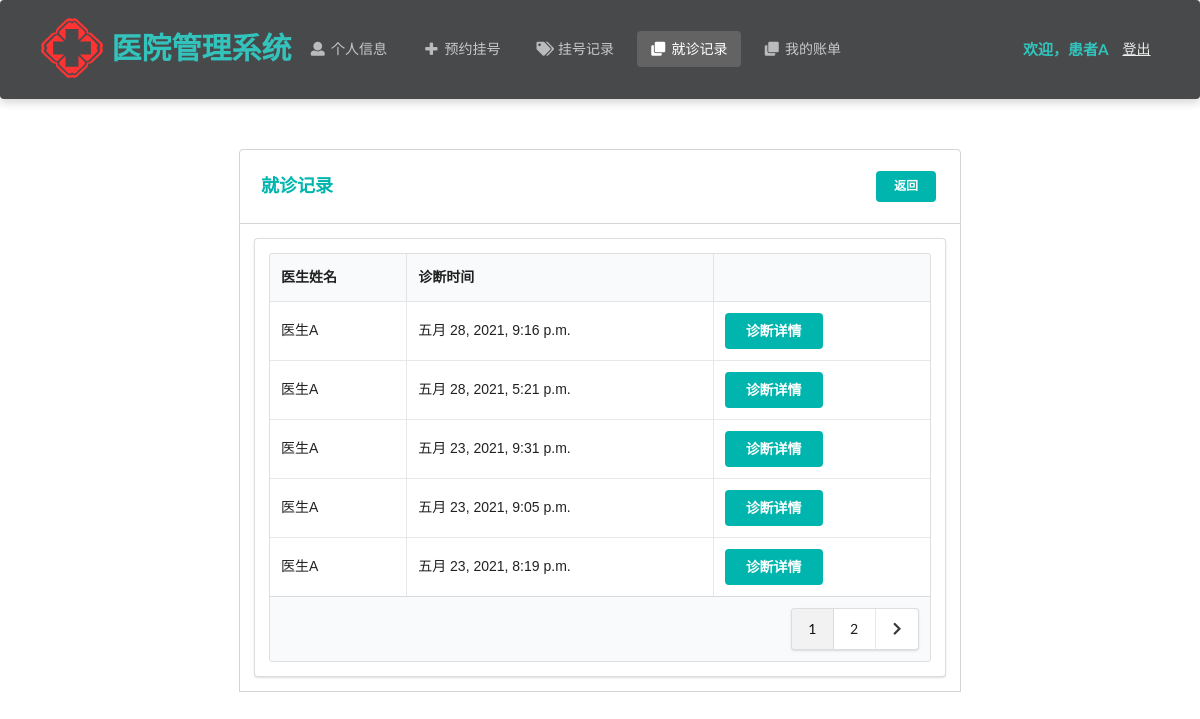
Before: /patient/diagnosis/ (signed in) with the older database file.
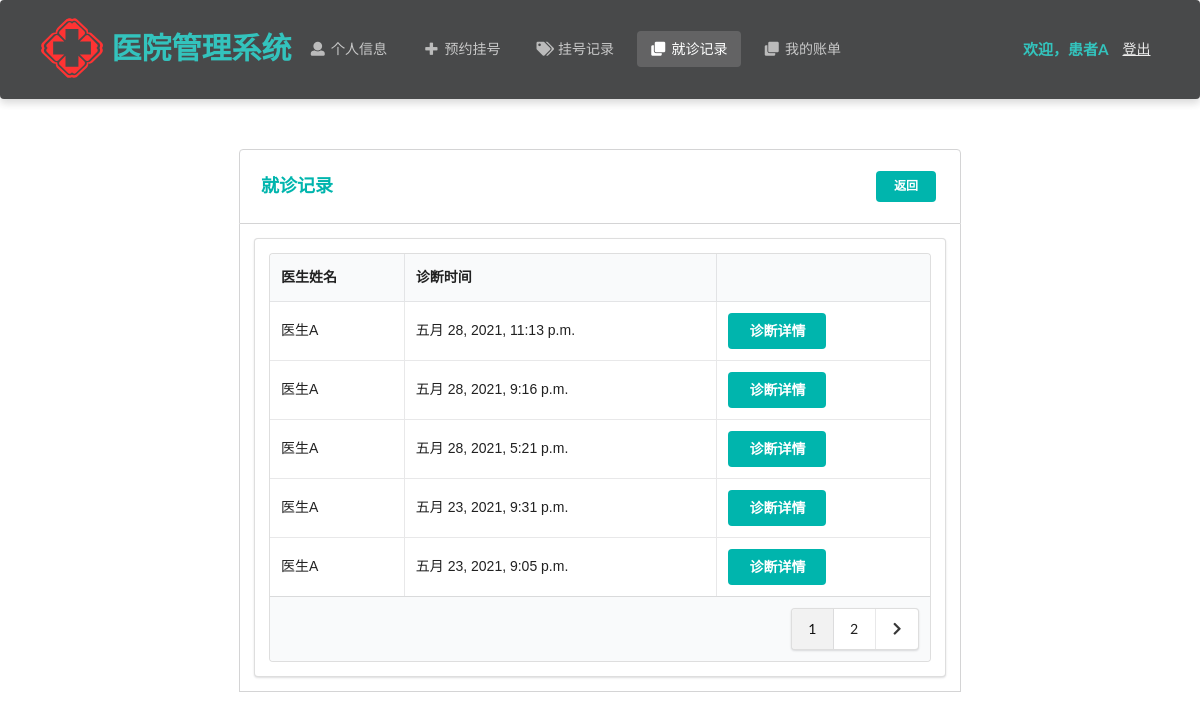
After: the same page with the newer database file.
### Hospital/models.py (models this page shows, shortened)
class Diagnosis(models.Model):
    patient = models.ForeignKey(Patient, on_delete=models.CASCADE)  # 患者
    doctor = models.ForeignKey(Doctor, on_delete=models.CASCADE)  # 医生
    appointment = models.ForeignKey(Appointment, on_delete=models.CASCADE, null=True)  # 对应的挂号
    create_time = models.DateTimeField(auto_now_add=True)  # 创建时间
    detail = models.TextField()  # 诊断详情
    class Meta:
        ordering = ["-create_time"]

class Doctor(models.Model):
    department_choices = (
        ('Department of Internal Medicine', '内科'),
        ('Department of Surgery', '外科'),
        ('Department of Pediatrics', '儿科'),
        ('Department of Obstetrics and Gynecology', '妇产科'),
        ('Department of Traditional Chinese Medicine', '中医科'),
        ('Department of Dermatology', '皮肤科'),
        ('Department of Oral Medicine', '口腔科'),
        ('Laboratory', '化验室'),
        ('X-ray Room', 'X光室'),
        ('Cystoscopy Room', '膀胱镜室'),
        ('Gastroscope Room', '胃镜室'),
    )
    title_choices = (
        ('director physician', '主任医师'),
        ('assistant director physician', '副主任医师'),
        ('physician', '医师')
    )
    name = models.CharField(max_length=10)  # 姓名
    password = models.CharField(max_length=32)  # 密码
    gender = models.CharField(max_length=32, choices=gender_choices)  # 性别
    identity_card_no = models.CharField(max_length=32, unique=True)  # 身份证号
    is_inspector = models.BooleanField(default=False)  # 是否为检查人员
    department = models.CharField(max_length=64, choices=department_choices)  # 科室
    title = models.CharField(max_length=64, choices=title_choices)  # 职称
    description = models.TextField(max_length=500, default='暂无简介')  # 简介
    create_time = models.DateTimeField(auto_now_add=True)  # 注册时间

### Hospital/patientViews.py (the view)
# urls.py: path('patient/diagnosis/', patientViews.diagnosis),
def diagnosis(request):
    if request.method == 'POST':
        request.session['diagnosis'] = request.POST.get('diagnosis')
        return redirect('/patient/diagnosis/detail')
    identity_card_no = request.session['identity_card_no']
    patient = models.Patient.objects.get(identity_card_no=identity_card_no)
    diagnosis_records = models.Diagnosis.objects.filter(patient=patient)
    num_per_page = 5
    paginator = Paginator(diagnosis_records, num_per_page)
    page = request.GET.get('page', 1)
    try:
        page_obj = paginator.page(page)
    except PageNotAnInteger:
        page_obj = paginator.page(1)
    except EmptyPage:
        page_obj = paginator.page(paginator.num_pages)
    is_paginated = True if paginator.num_pages > 1 else False
    page_range = paginator.get_elided_page_range(page, on_each_side=3, on_ends=2)
    return render(request, 'patient/diagnosis.html', locals())

### Hospital/templates/patient/diagnosis.html (shortened to what the changed rows need)
<!DOCTYPE html>
<html lang="ch">
{% load static %}
<head>
    <link rel="stylesheet" href="https://cdn.jsdelivr.net/semantic-ui/2.2.4/semantic.min.css">
    <link rel="stylesheet" href="../../static/Hospital/css/me.css">
    <link rel="stylesheet" href="{% static 'Hospital/css/entry.css' %}">
</head>
<body>
    <nav class="ui inverted  segment m-padded-tb-large m-shadow-small m-opacity-mini">
        <div class="ui container">
            <div class="ui inverted secondary stackable menu">
                <h2 class="ent">医院管理系统</h2>
            </div>
        </div>
    </nav>
    <div class="m-container-small m-padded-tb-big">
        <div class="container">
            <div class="ui attached segment">
                <div class="ui segment m-width-middle">
                    <table class="ui celled table">
                        <thead>
                            <tr>
                                <th>医生姓名</th>
                                <th>诊断时间</th>
                                <th></th>
                            </tr>
                        </thead>
                        <tbody>
                            {% for rec in page_obj%}
                            <tr>
                                <td>{{ rec.doctor.name }}</td>
                                <td>{{ rec.create_time }}</td>
                                <td><form action="" method="post">
                                    <button class="ui teal centered button">诊断详情</button>
                                    </form>
                                    </td>
                            </tr>
                            {% endfor %}
                        </tbody>
                      <tfoot>
                                                {% if is_paginated %}
                        <tr><th colspan="5">
                          <div class="ui right floated pagination menu">
                              {% for i in page_range %}
                                {% if page_obj.number == i %}
                                    <a class="item active">{{ i }}</a>
                                {% elif i == '…' %}
                                    <a class="item" href="?page=1">{{ i }}</a>
                                {% else %}
                                    <a class="item" href="?page={{ i }}">{{ i }}</a>
                                {% endif %}
                              {% endfor %}
                              {% if page_obj.has_next %}
                              <a class="icon item" href ="?page={{ page_obj.next_page_number }}">
                              <i class="right chevron icon"></i>
                              </a>
                              {% endif %}
                          </div>
                        </th>
                      </tr>
                      {% endif %}
                      </tfoot>
                    </table>
                </div>
            </div>
        </div>
            </div>
    <br>
    <br>
    <br>
</body>
</html>

Changed rows visible on the page:
no longer on this page (row unchanged): Diagnosis: doctor.name "医生A", create_time "五月 23, 2021, 8:19 p.m."
added Diagnosis: doctor.name "医生A", create_time "五月 28, 2021, 11:13 p.m."
